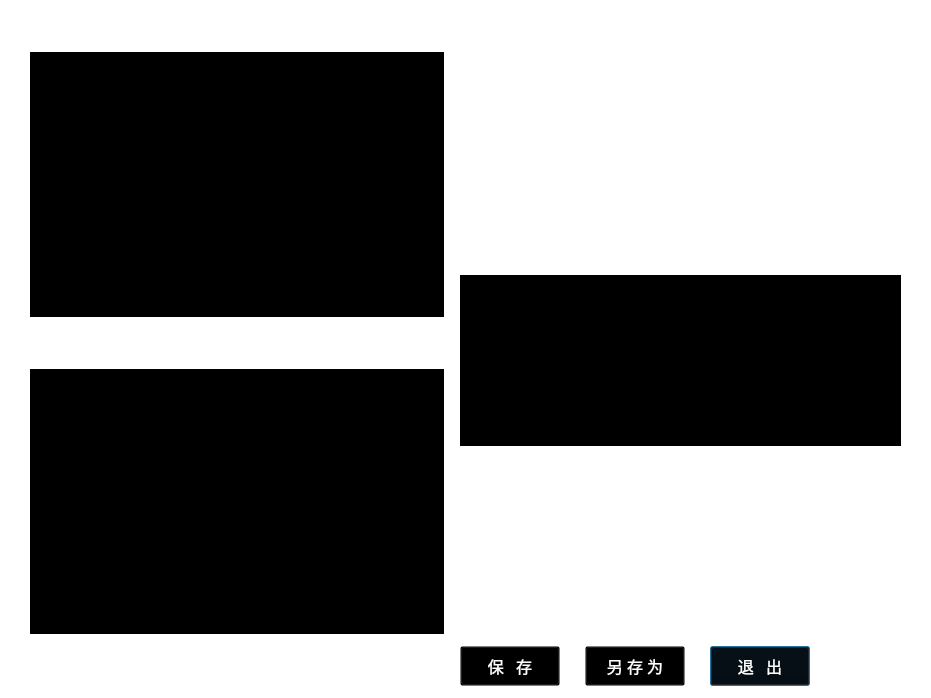
<?xml version="1.0" encoding="UTF-8"?>
<ui version="4.0">
 <class>PrintInfo</class>
 <widget class="QDialog" name="PrintInfo">
  <property name="geometry">
   <rect>
    <x>0</x>
    <y>0</y>
    <width>931</width>
    <height>698</height>
   </rect>
  </property>
  <property name="windowTitle">
   <string>Dialog</string>
  </property>
  <property name="styleSheet">
   <string notr="true">background-color: transparent;</string>
  </property>
  <widget class="QPushButton" name="Btn_close">
   <property name="geometry">
    <rect>
     <x>710</x>
     <y>646</y>
     <width>100</width>
     <height>40</height>
    </rect>
   </property>
   <property name="font">
    <font>
     <family>黑体</family>
     <pointsize>12</pointsize>
    </font>
   </property>
   <property name="styleSheet">
    <string notr="true">color: rgb(255, 255, 255);
border-image: url(:/SCRail/importData/ImageFolder/button/j2.png);</string>
   </property>
   <property name="text">
    <string>退   出</string>
   </property>
  </widget>
  <widget class="QPushButton" name="btn_printInfo">
   <property name="geometry">
    <rect>
     <x>460</x>
     <y>646</y>
     <width>100</width>
     <height>40</height>
    </rect>
   </property>
   <property name="font">
    <font>
     <family>黑体</family>
     <pointsize>12</pointsize>
    </font>
   </property>
   <property name="styleSheet">
    <string notr="true">color: rgb(255, 255, 255);
border-image: url(:/SCRail/importData/ImageFolder/button/j2.png);</string>
   </property>
   <property name="text">
    <string>保   存</string>
   </property>
  </widget>
  <widget class="QFrame" name="frame">
   <property name="geometry">
    <rect>
     <x>0</x>
     <y>0</y>
     <width>931</width>
     <height>691</height>
    </rect>
   </property>
   <property name="frameShape">
    <enum>QFrame::StyledPanel</enum>
   </property>
   <property name="frameShadow">
    <enum>QFrame::Raised</enum>
   </property>
   <widget class="QWidget" name="printAxis" native="true">
    <property name="geometry">
     <rect>
      <x>20</x>
      <y>22</y>
      <width>891</width>
      <height>621</height>
     </rect>
    </property>
    <widget class="QLabel" name="Lab_image">
     <property name="geometry">
      <rect>
       <x>10</x>
       <y>30</y>
       <width>414</width>
       <height>265</height>
      </rect>
     </property>
     <property name="styleSheet">
      <string notr="true">background-color: rgb(0, 0, 0);</string>
     </property>
     <property name="text">
      <string/>
     </property>
    </widget>
    <widget class="QLabel" name="label_2">
     <property name="geometry">
      <rect>
       <x>140</x>
       <y>317</y>
       <width>161</width>
       <height>16</height>
      </rect>
     </property>
     <property name="styleSheet">
      <string notr="true">color: rgb(255, 255, 255);</string>
     </property>
     <property name="text">
      <string/>
     </property>
    </widget>
    <widget class="QLabel" name="label_3">
     <property name="geometry">
      <rect>
       <x>570</x>
       <y>230</y>
       <width>181</width>
       <height>20</height>
      </rect>
     </property>
     <property name="styleSheet">
      <string notr="true">color: rgb(255, 255, 255);</string>
     </property>
     <property name="text">
      <string/>
     </property>
    </widget>
    <widget class="QLabel" name="label_4">
     <property name="geometry">
      <rect>
       <x>624</x>
       <y>430</y>
       <width>141</width>
       <height>16</height>
      </rect>
     </property>
     <property name="styleSheet">
      <string notr="true">color: rgb(255, 255, 255);</string>
     </property>
     <property name="text">
      <string/>
     </property>
    </widget>
    <widget class="QTableWidget" name="tableWidget">
     <property name="geometry">
      <rect>
       <x>440</x>
       <y>450</y>
       <width>441</width>
       <height>161</height>
      </rect>
     </property>
    </widget>
    <widget class="QWidget" name="layoutWidget">
     <property name="geometry">
      <rect>
       <x>440</x>
       <y>11</y>
       <width>453</width>
       <height>193</height>
      </rect>
     </property>
     <layout class="QHBoxLayout" name="horizontalLayout_13">
      <item>
       <layout class="QVBoxLayout" name="verticalLayout_2">
        <item>
         <layout class="QHBoxLayout" name="horizontalLayout">
          <item>
           <widget class="QLabel" name="lineName">
            <property name="minimumSize">
             <size>
              <width>110</width>
              <height>0</height>
             </size>
            </property>
            <property name="maximumSize">
             <size>
              <width>110</width>
              <height>16777215</height>
             </size>
            </property>
            <property name="font">
             <font>
              <family>黑体</family>
              <pointsize>14</pointsize>
             </font>
            </property>
            <property name="styleSheet">
             <string notr="true">color: rgb(255, 255, 255);</string>
            </property>
            <property name="text">
             <string> 线 路 名：</string>
            </property>
           </widget>
          </item>
          <item>
           <widget class="QLabel" name="Lab_lineName">
            <property name="minimumSize">
             <size>
              <width>90</width>
              <height>0</height>
             </size>
            </property>
            <property name="maximumSize">
             <size>
              <width>90</width>
              <height>16777215</height>
             </size>
            </property>
            <property name="font">
             <font>
              <family>黑体</family>
              <pointsize>14</pointsize>
             </font>
            </property>
            <property name="styleSheet">
             <string notr="true">color: rgb(255, 255, 255);</string>
            </property>
            <property name="text">
             <string>TextLabel</string>
            </property>
           </widget>
          </item>
         </layout>
        </item>
        <item>
         <layout class="QHBoxLayout" name="horizontalLayout_2">
          <item>
           <widget class="QLabel" name="lab_type">
            <property name="minimumSize">
             <size>
              <width>110</width>
              <height>0</height>
             </size>
            </property>
            <property name="maximumSize">
             <size>
              <width>110</width>
              <height>16777215</height>
             </size>
            </property>
            <property name="font">
             <font>
              <family>黑体</family>
              <pointsize>14</pointsize>
             </font>
            </property>
            <property name="styleSheet">
             <string notr="true">color: rgb(255, 255, 255);</string>
            </property>
            <property name="text">
             <string> 行    别：</string>
            </property>
           </widget>
          </item>
          <item>
           <widget class="QLabel" name="Lab_typeName">
            <property name="minimumSize">
             <size>
              <width>90</width>
              <height>0</height>
             </size>
            </property>
            <property name="maximumSize">
             <size>
              <width>90</width>
              <height>16777215</height>
             </size>
            </property>
            <property name="font">
             <font>
              <family>黑体</family>
              <pointsize>14</pointsize>
             </font>
            </property>
            <property name="styleSheet">
             <string notr="true">color: rgb(255, 255, 255);</string>
            </property>
            <property name="text">
             <string>TextLabel</string>
            </property>
           </widget>
          </item>
         </layout>
        </item>
        <item>
         <layout class="QHBoxLayout" name="horizontalLayout_3">
          <item>
           <widget class="QLabel" name="label_5">
            <property name="minimumSize">
             <size>
              <width>110</width>
              <height>0</height>
             </size>
            </property>
            <property name="maximumSize">
             <size>
              <width>110</width>
              <height>16777215</height>
             </size>
            </property>
            <property name="font">
             <font>
              <family>黑体</family>
              <pointsize>14</pointsize>
             </font>
            </property>
            <property name="styleSheet">
             <string notr="true">color: rgb(255, 255, 255);</string>
            </property>
            <property name="text">
             <string> 股    道：</string>
            </property>
           </widget>
          </item>
          <item>
           <widget class="QLabel" name="Lab_track">
            <property name="minimumSize">
             <size>
              <width>90</width>
              <height>0</height>
             </size>
            </property>
            <property name="maximumSize">
             <size>
              <width>90</width>
              <height>16777215</height>
             </size>
            </property>
            <property name="font">
             <font>
              <family>黑体</family>
              <pointsize>14</pointsize>
             </font>
            </property>
            <property name="styleSheet">
             <string notr="true">color: rgb(255, 255, 255);</string>
            </property>
            <property name="text">
             <string>TextLabel</string>
            </property>
           </widget>
          </item>
         </layout>
        </item>
        <item>
         <layout class="QHBoxLayout" name="horizontalLayout_4">
          <item>
           <widget class="QLabel" name="label_13">
            <property name="minimumSize">
             <size>
              <width>110</width>
              <height>0</height>
             </size>
            </property>
            <property name="maximumSize">
             <size>
              <width>110</width>
              <height>16777215</height>
             </size>
            </property>
            <property name="font">
             <font>
              <family>黑体</family>
              <pointsize>14</pointsize>
             </font>
            </property>
            <property name="styleSheet">
             <string notr="true">color: rgb(255, 255, 255);</string>
            </property>
            <property name="text">
             <string> 检测里程：K</string>
            </property>
           </widget>
          </item>
          <item>
           <widget class="QLabel" name="Lab_mileage">
            <property name="minimumSize">
             <size>
              <width>90</width>
              <height>0</height>
             </size>
            </property>
            <property name="maximumSize">
             <size>
              <width>90</width>
              <height>16777215</height>
             </size>
            </property>
            <property name="font">
             <font>
              <family>黑体</family>
              <pointsize>14</pointsize>
             </font>
            </property>
            <property name="styleSheet">
             <string notr="true">color: rgb(255, 255, 255);</string>
            </property>
            <property name="text">
             <string>TextLabel</string>
            </property>
           </widget>
          </item>
         </layout>
        </item>
        <item>
         <layout class="QHBoxLayout" name="horizontalLayout_9">
          <item>
           <widget class="QLabel" name="lab_type_2">
            <property name="minimumSize">
             <size>
              <width>110</width>
              <height>0</height>
             </size>
            </property>
            <property name="maximumSize">
             <size>
              <width>110</width>
              <height>16777215</height>
             </size>
            </property>
            <property name="font">
             <font>
              <family>黑体</family>
              <pointsize>14</pointsize>
             </font>
            </property>
            <property name="styleSheet">
             <string notr="true">color: rgb(255, 255, 255);</string>
            </property>
            <property name="text">
             <string> 目标廓形：</string>
            </property>
           </widget>
          </item>
          <item>
           <widget class="QLabel" name="Lab_oversize">
            <property name="minimumSize">
             <size>
              <width>90</width>
              <height>0</height>
             </size>
            </property>
            <property name="maximumSize">
             <size>
              <width>90</width>
              <height>16777215</height>
             </size>
            </property>
            <property name="font">
             <font>
              <family>黑体</family>
              <pointsize>14</pointsize>
             </font>
            </property>
            <property name="styleSheet">
             <string notr="true">color: rgb(255, 255, 255);</string>
            </property>
            <property name="text">
             <string>TextLabel</string>
            </property>
           </widget>
          </item>
         </layout>
        </item>
       </layout>
      </item>
      <item>
       <layout class="QVBoxLayout" name="verticalLayout">
        <item>
         <layout class="QHBoxLayout" name="horizontalLayout_7">
          <item>
           <widget class="QLabel" name="label_7">
            <property name="minimumSize">
             <size>
              <width>110</width>
              <height>0</height>
             </size>
            </property>
            <property name="maximumSize">
             <size>
              <width>110</width>
              <height>16777215</height>
             </size>
            </property>
            <property name="font">
             <font>
              <family>黑体</family>
              <pointsize>14</pointsize>
             </font>
            </property>
            <property name="styleSheet">
             <string notr="true">color: rgb(255, 255, 255);</string>
            </property>
            <property name="text">
             <string>垂磨 (1/2)：</string>
            </property>
           </widget>
          </item>
          <item>
           <widget class="QLabel" name="Lab_verticalHalfWear">
            <property name="minimumSize">
             <size>
              <width>90</width>
              <height>0</height>
             </size>
            </property>
            <property name="maximumSize">
             <size>
              <width>90</width>
              <height>16777215</height>
             </size>
            </property>
            <property name="font">
             <font>
              <family>黑体</family>
              <pointsize>14</pointsize>
             </font>
            </property>
            <property name="styleSheet">
             <string notr="true">color: rgb(255, 255, 255);</string>
            </property>
            <property name="text">
             <string>TextLabel</string>
            </property>
           </widget>
          </item>
         </layout>
        </item>
        <item>
         <layout class="QHBoxLayout" name="horizontalLayout_8">
          <item>
           <widget class="QLabel" name="label_8">
            <property name="minimumSize">
             <size>
              <width>110</width>
              <height>0</height>
             </size>
            </property>
            <property name="maximumSize">
             <size>
              <width>110</width>
              <height>16777215</height>
             </size>
            </property>
            <property name="font">
             <font>
              <family>黑体</family>
              <pointsize>14</pointsize>
             </font>
            </property>
            <property name="styleSheet">
             <string notr="true">color: rgb(255, 255, 255);</string>
            </property>
            <property name="text">
             <string>垂磨 (1/3)：</string>
            </property>
           </widget>
          </item>
          <item>
           <widget class="QLabel" name="Lab_verticalThirdsWear">
            <property name="minimumSize">
             <size>
              <width>90</width>
              <height>0</height>
             </size>
            </property>
            <property name="maximumSize">
             <size>
              <width>90</width>
              <height>16777215</height>
             </size>
            </property>
            <property name="font">
             <font>
              <family>黑体</family>
              <pointsize>14</pointsize>
             </font>
            </property>
            <property name="styleSheet">
             <string notr="true">color: rgb(255, 255, 255);</string>
            </property>
            <property name="text">
             <string>TextLabel</string>
            </property>
           </widget>
          </item>
         </layout>
        </item>
        <item>
         <layout class="QHBoxLayout" name="horizontalLayout_5">
          <item>
           <widget class="QLabel" name="label_15">
            <property name="minimumSize">
             <size>
              <width>110</width>
              <height>0</height>
             </size>
            </property>
            <property name="maximumSize">
             <size>
              <width>110</width>
              <height>16777215</height>
             </size>
            </property>
            <property name="font">
             <font>
              <family>黑体</family>
              <pointsize>14</pointsize>
             </font>
            </property>
            <property name="styleSheet">
             <string notr="true">color: rgb(255, 255, 255);</string>
            </property>
            <property name="text">
             <string>侧      磨：</string>
            </property>
           </widget>
          </item>
          <item>
           <widget class="QLabel" name="Lab_horizontalWear">
            <property name="minimumSize">
             <size>
              <width>90</width>
              <height>0</height>
             </size>
            </property>
            <property name="maximumSize">
             <size>
              <width>90</width>
              <height>16777215</height>
             </size>
            </property>
            <property name="font">
             <font>
              <family>黑体</family>
              <pointsize>14</pointsize>
             </font>
            </property>
            <property name="styleSheet">
             <string notr="true">color: rgb(255, 255, 255);</string>
            </property>
            <property name="text">
             <string>TextLabel</string>
            </property>
           </widget>
          </item>
         </layout>
        </item>
        <item>
         <layout class="QHBoxLayout" name="horizontalLayout_6">
          <item>
           <widget class="QLabel" name="label_11">
            <property name="minimumSize">
             <size>
              <width>110</width>
              <height>0</height>
             </size>
            </property>
            <property name="maximumSize">
             <size>
              <width>110</width>
              <height>16777215</height>
             </size>
            </property>
            <property name="font">
             <font>
              <family>黑体</family>
              <pointsize>14</pointsize>
             </font>
            </property>
            <property name="styleSheet">
             <string notr="true">color: rgb(255, 255, 255);</string>
            </property>
            <property name="text">
             <string>总  磨  耗：</string>
            </property>
           </widget>
          </item>
          <item>
           <widget class="QLabel" name="lab_totalWear">
            <property name="minimumSize">
             <size>
              <width>90</width>
              <height>0</height>
             </size>
            </property>
            <property name="maximumSize">
             <size>
              <width>90</width>
              <height>16777215</height>
             </size>
            </property>
            <property name="font">
             <font>
              <family>黑体</family>
              <pointsize>14</pointsize>
             </font>
            </property>
            <property name="styleSheet">
             <string notr="true">color: rgb(255, 255, 255);</string>
            </property>
            <property name="text">
             <string>TextLabel</string>
            </property>
           </widget>
          </item>
         </layout>
        </item>
        <item>
         <layout class="QHBoxLayout" name="horizontalLayout_10">
          <item>
           <widget class="QLabel" name="label_12">
            <property name="minimumSize">
             <size>
              <width>110</width>
              <height>0</height>
             </size>
            </property>
            <property name="maximumSize">
             <size>
              <width>110</width>
              <height>16777215</height>
             </size>
            </property>
            <property name="font">
             <font>
              <family>黑体</family>
              <pointsize>16</pointsize>
             </font>
            </property>
            <property name="styleSheet">
             <string notr="true">color: rgb(255, 255, 255);</string>
            </property>
            <property name="text">
             <string>GQI    值：</string>
            </property>
           </widget>
          </item>
          <item>
           <widget class="QLabel" name="Lab_GQIValue">
            <property name="minimumSize">
             <size>
              <width>105</width>
              <height>0</height>
             </size>
            </property>
            <property name="maximumSize">
             <size>
              <width>90</width>
              <height>16777215</height>
             </size>
            </property>
            <property name="font">
             <font>
              <family>黑体</family>
              <pointsize>14</pointsize>
             </font>
            </property>
            <property name="styleSheet">
             <string notr="true">color: rgb(255, 255, 255);</string>
            </property>
            <property name="text">
             <string> TextLabel</string>
            </property>
           </widget>
          </item>
         </layout>
        </item>
        <item>
         <layout class="QHBoxLayout" name="horizontalLayout_11">
          <item>
           <widget class="QLabel" name="label_14">
            <property name="minimumSize">
             <size>
              <width>120</width>
              <height>0</height>
             </size>
            </property>
            <property name="maximumSize">
             <size>
              <width>110</width>
              <height>16777215</height>
             </size>
            </property>
            <property name="font">
             <font>
              <family>黑体</family>
              <pointsize>16</pointsize>
             </font>
            </property>
            <property name="styleSheet">
             <string notr="true">color: rgb(255, 255, 255);</string>
            </property>
            <property name="text">
             <string>最大偏差值：</string>
            </property>
           </widget>
          </item>
          <item>
           <widget class="QLabel" name="Lab_maxOffset">
            <property name="minimumSize">
             <size>
              <width>105</width>
              <height>0</height>
             </size>
            </property>
            <property name="maximumSize">
             <size>
              <width>90</width>
              <height>16777215</height>
             </size>
            </property>
            <property name="font">
             <font>
              <family>黑体</family>
              <pointsize>14</pointsize>
             </font>
            </property>
            <property name="styleSheet">
             <string notr="true">color: rgb(255, 255, 255);</string>
            </property>
            <property name="text">
             <string> TextLabel</string>
            </property>
           </widget>
          </item>
         </layout>
        </item>
        <item>
         <layout class="QHBoxLayout" name="horizontalLayout_12">
          <item>
           <widget class="QLabel" name="label_16">
            <property name="minimumSize">
             <size>
              <width>120</width>
              <height>0</height>
             </size>
            </property>
            <property name="maximumSize">
             <size>
              <width>110</width>
              <height>16777215</height>
             </size>
            </property>
            <property name="font">
             <font>
              <family>黑体</family>
              <pointsize>16</pointsize>
             </font>
            </property>
            <property name="styleSheet">
             <string notr="true">color: rgb(255, 255, 255);</string>
            </property>
            <property name="text">
             <string>最小偏差值：</string>
            </property>
           </widget>
          </item>
          <item>
           <widget class="QLabel" name="Lab_minOffset">
            <property name="minimumSize">
             <size>
              <width>105</width>
              <height>0</height>
             </size>
            </property>
            <property name="maximumSize">
             <size>
              <width>90</width>
              <height>16777215</height>
             </size>
            </property>
            <property name="font">
             <font>
              <family>黑体</family>
              <pointsize>14</pointsize>
             </font>
            </property>
            <property name="styleSheet">
             <string notr="true">color: rgb(255, 255, 255);</string>
            </property>
            <property name="text">
             <string> TextLabel</string>
            </property>
           </widget>
          </item>
         </layout>
        </item>
       </layout>
      </item>
     </layout>
    </widget>
   </widget>
   <widget class="QLabel" name="label">
    <property name="geometry">
     <rect>
      <x>180</x>
      <y>30</y>
      <width>141</width>
      <height>16</height>
     </rect>
    </property>
    <property name="styleSheet">
     <string notr="true">color: rgb(255, 255, 255);</string>
    </property>
    <property name="text">
     <string/>
    </property>
   </widget>
  </widget>
  <widget class="QLabel" name="Lab_image2">
   <property name="geometry">
    <rect>
     <x>30</x>
     <y>369</y>
     <width>414</width>
     <height>265</height>
    </rect>
   </property>
   <property name="styleSheet">
    <string notr="true">background-color: rgb(0, 0, 0);</string>
   </property>
   <property name="text">
    <string/>
   </property>
  </widget>
  <widget class="QLabel" name="Lab_image3">
   <property name="geometry">
    <rect>
     <x>460</x>
     <y>275</y>
     <width>441</width>
     <height>171</height>
    </rect>
   </property>
   <property name="styleSheet">
    <string notr="true">background-color: rgb(0, 0, 0);</string>
   </property>
   <property name="text">
    <string/>
   </property>
  </widget>
  <widget class="QPushButton" name="btn_saveWith">
   <property name="geometry">
    <rect>
     <x>585</x>
     <y>646</y>
     <width>100</width>
     <height>40</height>
    </rect>
   </property>
   <property name="font">
    <font>
     <family>黑体</family>
     <pointsize>12</pointsize>
    </font>
   </property>
   <property name="styleSheet">
    <string notr="true">color: rgb(255, 255, 255);
border-image: url(:/SCRail/importData/ImageFolder/button/j2.png);</string>
   </property>
   <property name="text">
    <string>另 存 为</string>
   </property>
  </widget>
  <zorder>frame</zorder>
  <zorder>Btn_close</zorder>
  <zorder>btn_printInfo</zorder>
  <zorder>Lab_image2</zorder>
  <zorder>Lab_image3</zorder>
  <zorder>btn_saveWith</zorder>
 </widget>
 <resources>
  <include location="SCRail.qrc"/>
 </resources>
 <connections/>
</ui>
